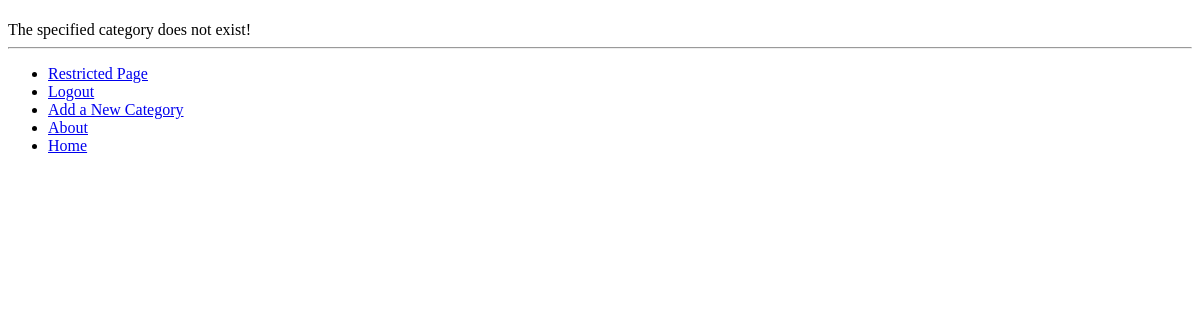
The app's page /rango/category/houses/ (signed in), older data.
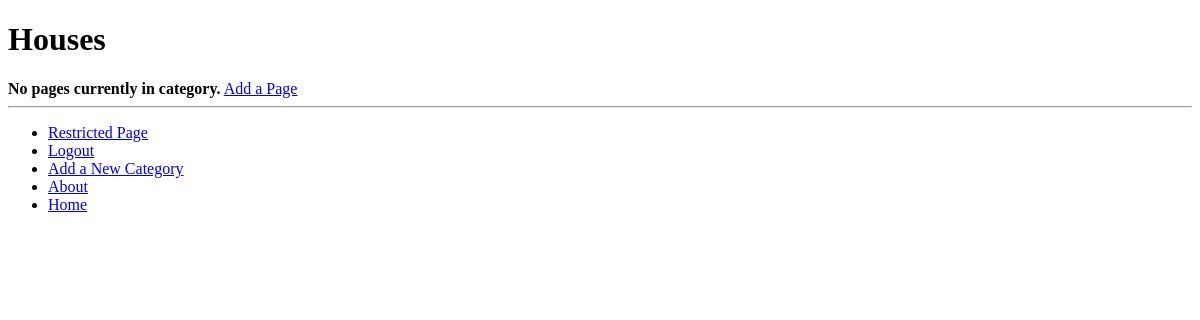
The same page, newer data.
### rango/models.py (models this page shows, shortened)
class Category(models.Model):
    name = models.CharField(max_length=128, unique=True)
    views = models.IntegerField(default=0)
    likes = models.IntegerField(default=0)
    slug = models.SlugField(unique=True)

### rango/views.py (the view)
# urls.py: url(r'^category/(?P<category_name_slug>[\w\-]+)/$', views.category,
def category(request, category_name_slug):
    context_dict = {}
    try:
        category = Category.objects.get(slug=category_name_slug)
        context_dict['category_name'] = category.name
        pages = Page.objects.filter(category=category)
        context_dict['pages'] = pages
        context_dict['category'] = category
        context_dict['category_name_slug'] = category_name_slug
    except Category.DoesNotExist:
        pass
    return render(request, 'rango/category.html', context_dict)

### templates/rango/category.html (shortened to what this page needs)
<!DOCTYPE html>
{% extends 'rango/base.html' %}
{% block body_block %}
    <h1>{{ category_name }}</h1>
    {% if category %}
        {% if pages %}
            <ul>
            {% for page in pages %}
                <li><a href="{{ page.url }}">{{ page.title }}</a></li>
            {% endfor %}
            </ul>
        {% else %}
            <strong>No pages currently in category.</strong>
        {% endif %}
        {% if user.is_authenticated %}
            <a href="/rango/category/{{category.slug}}/add_page/">Add a Page</a>
        {% endif %}
    {% else %}
         The specified category {{ category_name }} does not exist!
    {% endif %}
{% endblock %}

Row changes from the older to the newer data that the page shows:
added Category: name "Houses"
Text that changed along with them:
text no longer shown: "The specified category does not exist!"
text now shown: "No pages currently in category. Add a Page"
